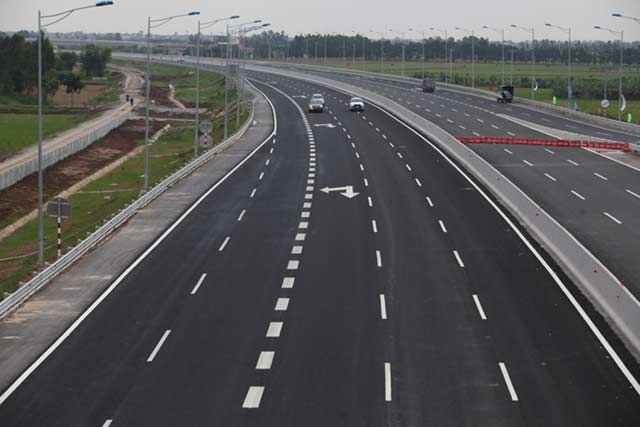
#> input picture Xu_Ly_Anh/Tuần_3-4_11-11-2019/FIRA - CAR RACING 2019 - Buoi1/caotoc.jpg, 640 x 427 px
$ python image-binary.py
#> lines starting #> are read from the running program, lines starting #| are printed output that depends on the picture; after the words box and inside, x2 and y2 are one past the last pixel; in counts of white or black regions, pixels touching at a corner belong together
import cv2 as cv
src = cv.imread("caotoc.jpg", 0)
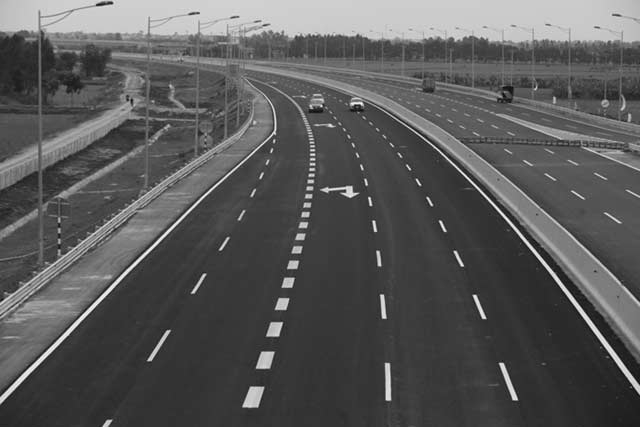
#> src: shape (427, 640); min 8, max 254, mean 88.7
ret, image_binary = cv.threshold(src, 50, 255, cv.THRESH_BINARY)
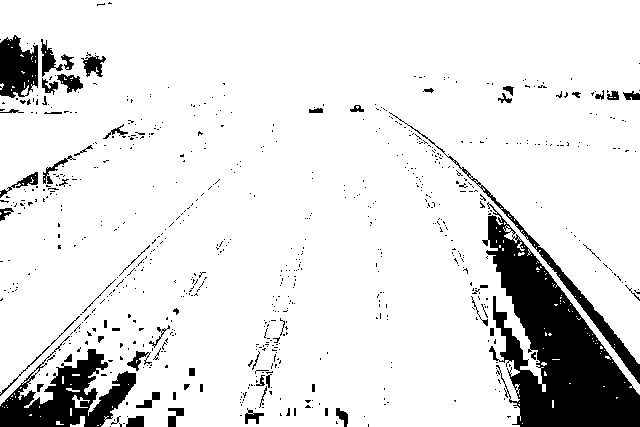
#> image_binary: shape (427, 640); 88.7% white; 726 black regions (663 under 20 px), largest, box (x1, y1, x2, y2) and area: (482, 202, 640, 427) 15562, (0, 336, 136, 427) 5188, (389, 112, 640, 384) 1985
bin = cv.adaptiveThreshold(src, 255, cv.ADAPTIVE_THRESH_MEAN_C,cv.THRESH_BINARY, 15, 12)
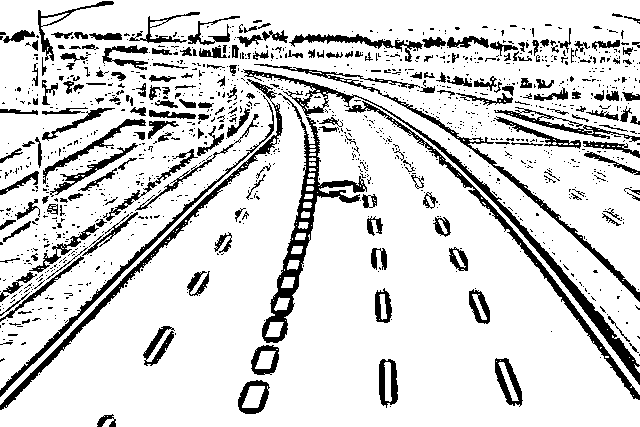
#> bin: shape (427, 640); 84.4% white; 1245 black regions (1035 under 20 px), largest, box (x1, y1, x2, y2) and area: (243, 69, 640, 385) 3384, (262, 93, 367, 343) 3323, (0, 79, 283, 410) 2500
cv.imshow("sss", image_binary)

cv.imshow("Thresh", image_binary)
cv.imshow("adaptive_Thresh", bin)

cv.waitKey(0)
cv.destroyAllWindows()
